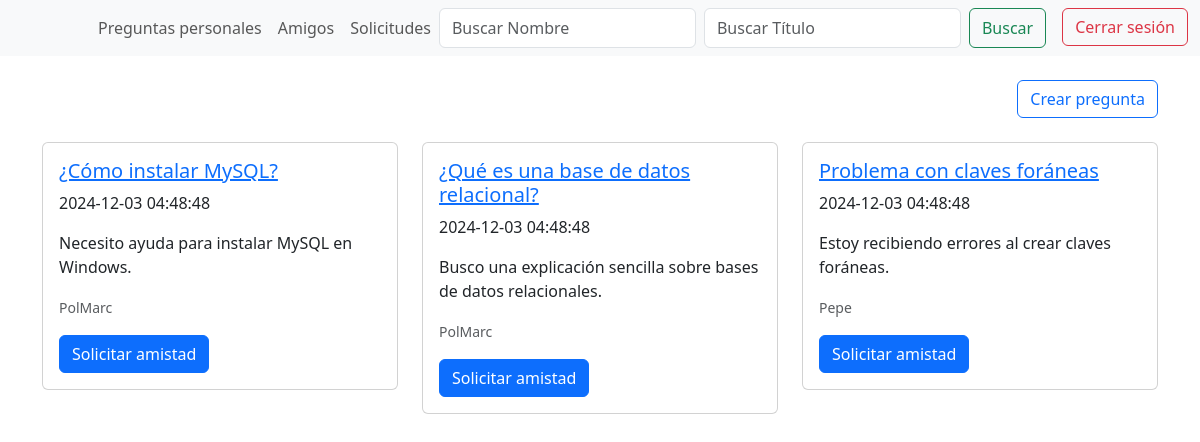
Screenshot of /pagina_principal.php (signed in) with the database file from the repository.
### tables this page shows
CREATE TABLE IF NOT EXISTS `pregunta` (
  `id_pregunta` int NOT NULL AUTO_INCREMENT,
  `titulo` varchar(255) NOT NULL,
  `descripcion` text,
  `id_usuario` int DEFAULT NULL,
  `fecha_pregunta` DATETIME DEFAULT CURRENT_TIMESTAMP,

  PRIMARY KEY (`id_pregunta`),
  KEY `id_usuario2_fk_idx` (`id_usuario`)
);

CREATE TABLE IF NOT EXISTS `usuario` (
  `id_usuario` int NOT NULL AUTO_INCREMENT,
  `username` varchar(255) NOT NULL,
  `nombre` varchar(255) DEFAULT NULL,
  `apellidos` varchar(255) DEFAULT NULL,
  `correo` varchar(255) NOT NULL,
  `contraseña` varchar(255) NOT NULL,
  `id_rol` int DEFAULT NULL,
  PRIMARY KEY (`id_usuario`),
  KEY `id_rol_fk_idx` (`id_rol`)
);

### pagina_principal.php (the view, shortened to what this page needs)
<?php
    include_once("./conexion.php");
    if (!isset($_SESSION['loggedin']) && !isset($_SESSION['id_usuario'])) {
        header('Location: ' . './login/login.php');
        exit();
    } else {
        $mi_usuario = htmlspecialchars($_SESSION['id_usuario']);
        $buscar_nombre = isset($_GET['buscarNombre']) ? htmlspecialchars($_GET['buscarNombre']) : '';
        $buscar_titulo = isset($_GET['buscarTitulo']) ? htmlspecialchars($_GET['buscarTitulo']) : '';
        $paginas = isset($_GET['pagina']) ? htmlspecialchars($_GET['pagina']) : 'default';
        $parametros = [];
        switch ($paginas) {
            default:
                $sqlPreguntas = "SELECT pregunta.id_pregunta, pregunta.titulo, pregunta.descripcion, pregunta.id_usuario, pregunta.fecha_pregunta,
                usuario.id_usuario, usuario.username, usuario.nombre,
                amigo.emisor AS amigo1, amigo.receptor AS amigo2, amigo.estado
                FROM pregunta
                INNER JOIN usuario ON usuario.id_usuario = pregunta.id_usuario
                LEFT JOIN amigo ON (amigo.emisor = usuario.id_usuario OR amigo.receptor = usuario.id_usuario) AND (amigo.emisor = :id_usuario OR amigo.receptor = :id_usuario)
                WHERE pregunta.id_usuario != :id_usuario";
                $parametros[':id_usuario'] = $mi_usuario;
                break;
        }
        $stmtPreguntas = $conn->prepare($sqlPreguntas);
        if ($parametros) {
            foreach ($parametros as $identificador => $valor) {
                $stmtPreguntas->bindParam($identificador, $valor);
            }
        }
        $stmtPreguntas->execute();
        $resultado = $stmtPreguntas->fetchAll(PDO::FETCH_ASSOC);
    }
?>
<!DOCTYPE html>
<html lang="es">
<head>
    <link rel="stylesheet" href="principal.css">
    <link href="https://cdn.jsdelivr.net/npm/bootstrap@5.3.0-alpha1/dist/css/bootstrap.min.css" rel="stylesheet">
</head>
<body>
    <nav class="navbar navbar-expand-lg navbar-light bg-light">
    <div class="container-fluid">
        <div class="collapse navbar-collapse" id="navbarNav">
            <ul class="navbar-nav ms-auto">
                <?php if ($paginas != 'preguntas_personales') : ?>
                    <a href="?pagina=preguntas_personales" class="nav-link">Preguntas personales</a>
                <?php else : ?>
                    <a href="?pagina=default" class="nav-link">Todas las preguntas</a>
                <?php endif; ?>
                <a href="./solicitudes_chat_y_amigos/amigos.php" class="nav-link">Amigos</a>
                <a href="./solicitudes_chat_y_amigos/solicitudes.php" class="nav-link">Solicitudes</a>
                <form class="d-flex" method="GET">
                    <input class="form-control me-2" type="search" name="buscarNombre" placeholder="Buscar Nombre" value="<?= $buscar_nombre ?>">
                    <input class="form-control me-2" type="search" name="buscarTitulo" placeholder="Buscar Título" value="<?= $buscar_titulo ?>">
                    <button class="btn btn-outline-success" type="submit">Buscar</button>
                </form>
                <form method="POST" action="login/logout.php" class="ms-3">
                    <button type="submit" class="btn btn-outline-danger">Cerrar sesión</button>
                </form>
            </ul>
        </div>
    </div>
</nav>
    <div class="container mt-4 text-end">
        <a href="crear_pregunta.php" class="btn btn-outline-primary">Crear pregunta</a>
    </div>
    <div class="container mt-4">
        <div class="row">
            <?php foreach ($resultado as $row) : ?>
                <div class="col-md-4 mb-3">
                    <div class="card">
                        <div class="card-body">
                        <a href="./respuestas.php?pregunta=<?php echo urlencode($row['id_pregunta']); ?>">
    <h5 class="card-title"><?= htmlspecialchars($row['titulo']); ?></h5>
</a>
<p><?= htmlspecialchars($row['fecha_pregunta']); ?></p>
<p class="card-text"><?= htmlspecialchars($row['descripcion']); ?></p>
                            <p class="card-text">
                                <small class="text-muted"><?= htmlspecialchars($row['nombre']); ?></small>
                            </p>
                            <?php if ($paginas != 'preguntas_personales') : ?>
                    <form method="POST">
                        <?php if ($row['estado'] == 'solicitado') : ?>
                            <button type="submit" name="Cancelar" class="btn btn-danger">Cancelar solicitud</button>
                        <?php elseif ($row['estado'] == 'aceptado') : ?>
                            <button type="submit" name="Chat" class="btn btn-success">Iniciar chat</button>
                        <?php else : ?>
                            <button type="submit" name="Solicitar" class="btn btn-primary">Solicitar amistad</button>
                        <?php endif; ?>
                    </form>
                <?php endif; ?>
                        </div>
                    </div>
                </div>
            <?php endforeach; ?>
        </div>
    </div>
</body>
</html>

### rows the page displays
pregunta: titulo "¿Cómo instalar MySQL?", fecha_pregunta "2024-12-03 04:48:48", descripcion "Necesito ayuda para instalar MySQL en Windows.", id_usuario.nombre "PolMarc"
pregunta: titulo "¿Qué es una base de datos relacional?", fecha_pregunta "2024-12-03 04:48:48", descripcion "Busco una explicación sencilla sobre bases de datos relacionales.", id_usuario.nombre "PolMarc"
pregunta: titulo "Problema con claves foráneas", fecha_pregunta "2024-12-03 04:48:48", descripcion "Estoy recibiendo errores al crear claves foráneas.", id_usuario.nombre "Pepe"
